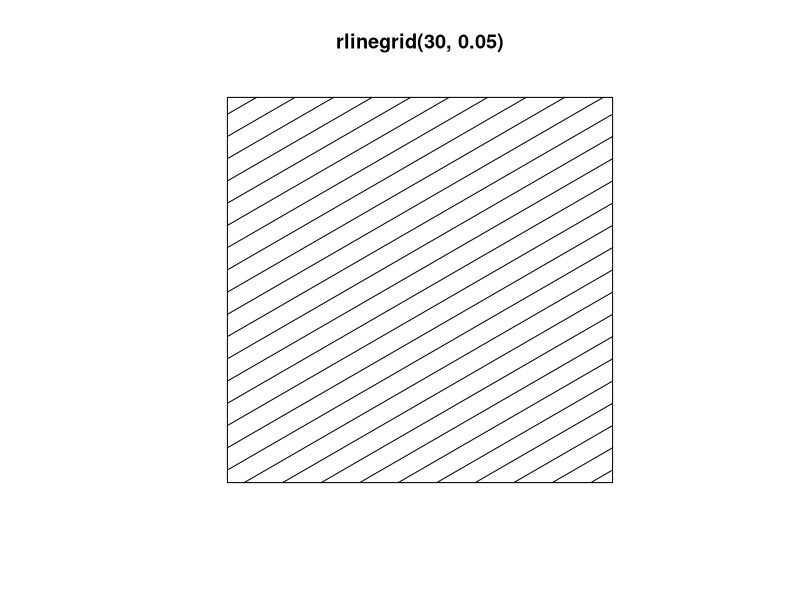

This figure's R source:
library(spatstat)


### Name: rlinegrid
### Title: Generate grid of parallel lines with random displacement
### Aliases: rlinegrid
### Keywords: spatial datagen

### ** Examples

  plot(rlinegrid(30, 0.05))
